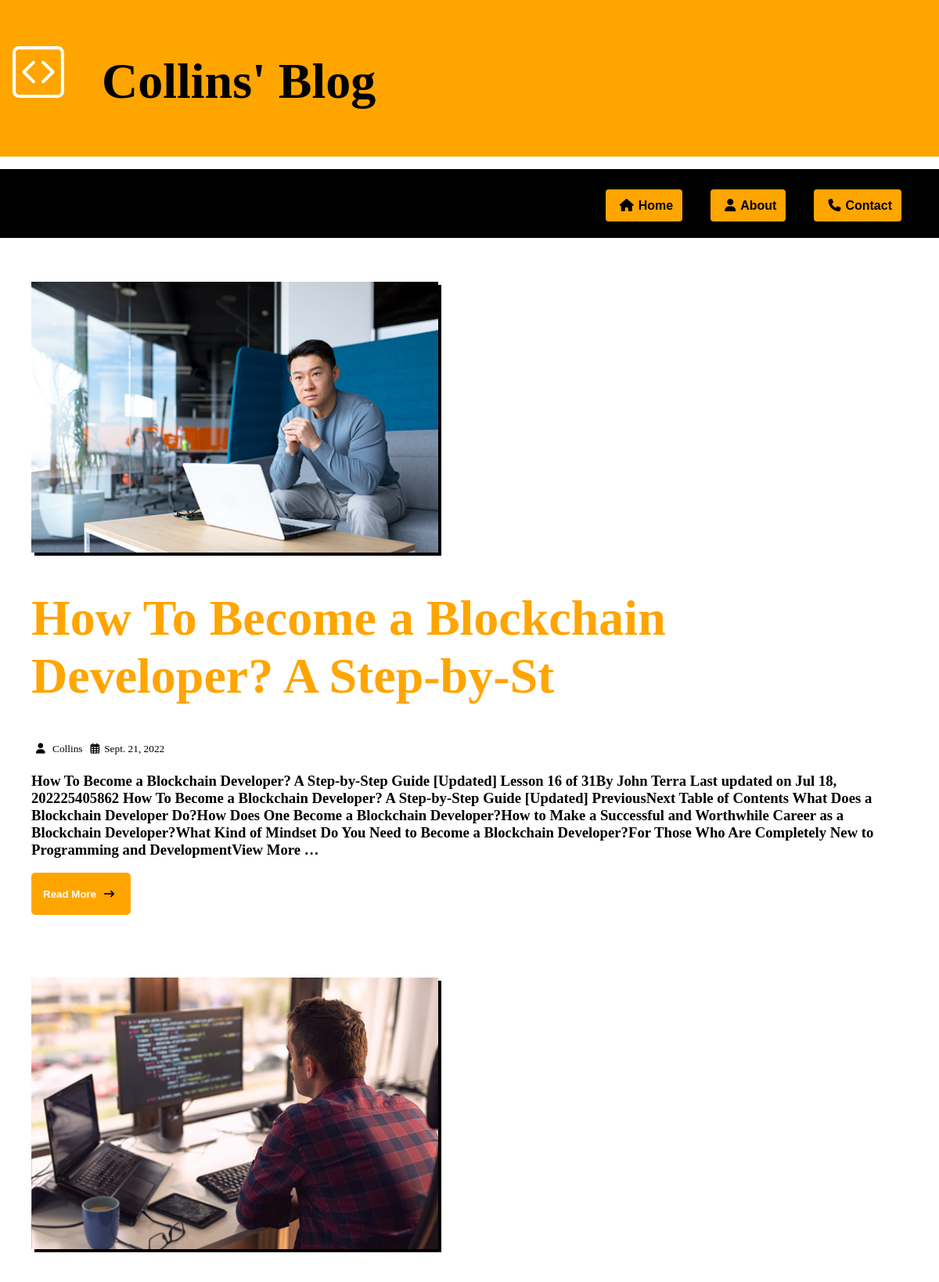
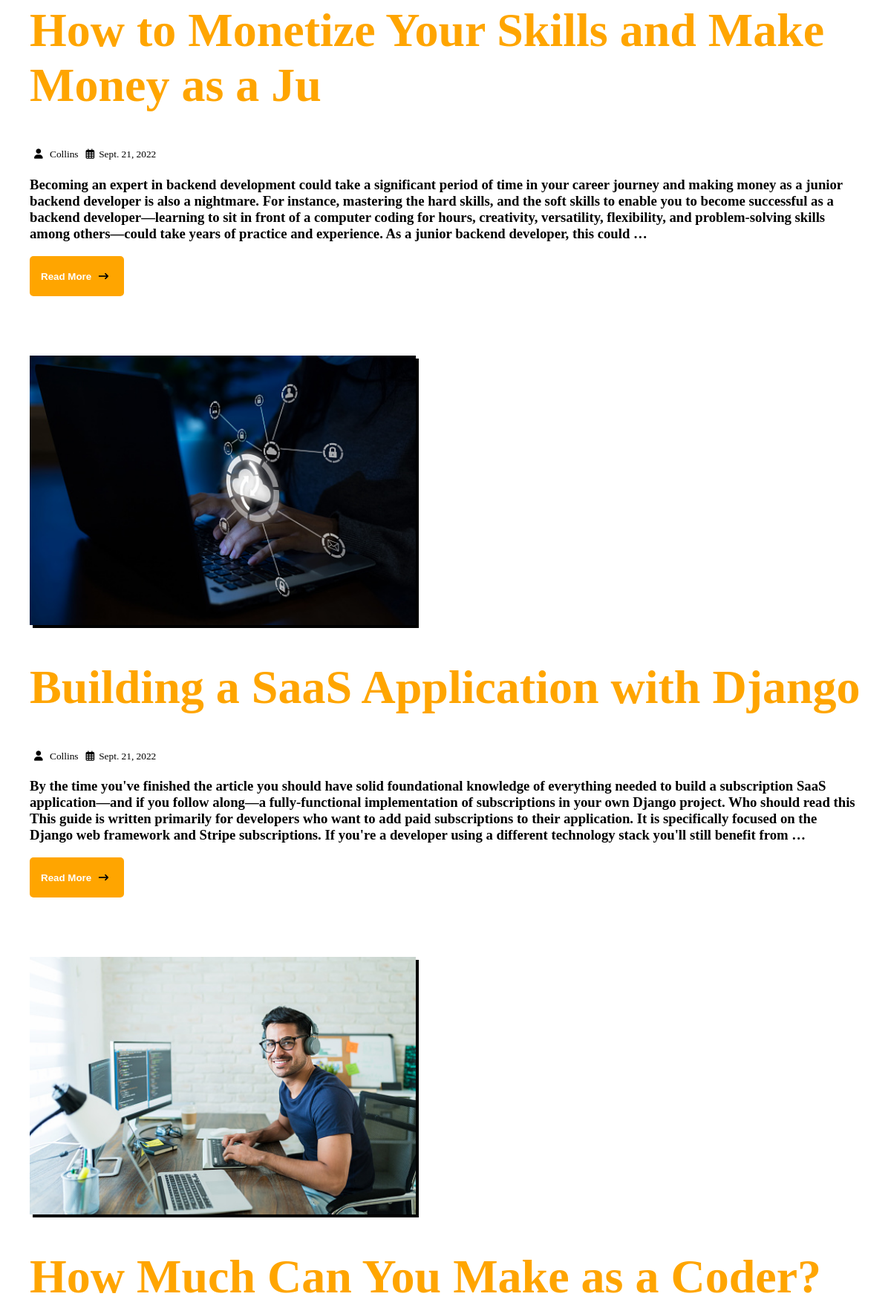
The page / (upper part) on the database its author committed (2 pictures, top to bottom).
### Blog_Post/models.py (models this page shows, shortened)
class Post(models.Model):
    featured_image = models.ImageField(upload_to='Post_Images', blank=True)
    title = models.CharField(max_length=50)
    body = models.TextField()
    slug = models.SlugField()
    date_published = models.DateField(auto_now=True)
    author = models.ForeignKey(User, on_delete=models.CASCADE, related_name='authors')
    post_likes = models.ManyToManyField(User, related_name='post_likes', blank=True)

### Blog_Post/views.py (the view)
# urls.py: path('', views.index, name='index'),
def index(request):
    posts = Post.objects.all()
    return render(request, 'Blog_Post/index.html', {'posts':posts})

### templates/Blog_Post/index.html (shortened to what this page needs)
<!DOCTYPE html>
{% extends 'Blog_Post/base.html'%}
{% block content %}
{% for post in posts reversed %}
<div class="container">
<img src="{{ post.featured_image.url}}">
<br />
<h1><a href="{% url 'post_detail' post.slug %}">{{post.title}}</a></h1>
<small><i class="fa-solid fa-user"></i> {{post.author}}</small> <small><i class="fa-regular fa-calendar-days"></i>{{post.date_published}}</small>
<h3>{{post.body|truncatewords:80}}</h3>
<a href="{% url 'post_detail' post.slug %}"> <button id='readmore'><b>Read More <i class="fa-solid fa-arrow-right-long"></b></i> </button></a>
</div>
{% endfor %}
{% endblock %}

### templates/Blog_Post/base.html (shortened to what this page needs)
<!DOCTYPE html>
{% load static %}
<html lang="en">
<head>
<link rel="stylesheet" href="{% static 'css/base.css' %}">
</head>
<body>
<div id="blog-head">
<h1> &nbsp Collins' Blog</h1>
</div>
<header>
<div id="navbar">
<ul>
    <li><a href="{% url 'index' %}"><i class="fa-solid fa-house"></i>Home</a></li>
    <li><a href="{% url 'about' %}"><i class="fa-solid fa-user"></i>About</a></li>
    <li><a href="{% url 'contact' %}"><i class="fa-solid fa-phone"></i>Contact</a></li>
</ul>
</div>
</header>
{% block content %}{% endblock %}
</body>
</html>

### static/css/base.css (style rules this page uses)
body { margin: 0px; padding: 0%; }
h1 { font-size: 4em; font-family: 'Lucida Sans'; }
#blog-head { background-color: orange; padding: 1em; color: #000; }
#navbar { text-align: right; background-color: #000; border: none; }
#navbar li a { text-decoration: none; font-family: 'Arial', cursive; color:#000; background-color: orange; padding: 12px; border-radius: 4px; }
a:active, a:link { color: orange; text-decoration: none; }
ul:not(#recent-posts) { padding: 2em; }
li:not(#recent-posts-title) { list-style: none; padding: 1em; display: inline; font-weight: bold; }
i { color: #000; padding: 6px; height: 12px; }
img { width: 65vh; box-shadow: 4px 4px; }
#readmore { padding: 15px; background-color: orange; color:#fff; border: none; border-radius: 5px; cursor: pointer; }
.container { padding:40px; }

### rows shown on the page
Post: featured_image (picture), title "How To Become a Blockchain Developer? A Step-by-St", author "Collins", date_published "Sept. 21, 2022", body "How To Become a Blockchain Developer? A Step-by-Step Guide [Updated] Lesson 16 of 31By John Terra Last updated on Jul 18, 202225405862 How To Become a Blockchain Developer? A Step-by-Step Guide [Updated] PreviousNext Table of Contents What Does a Blockchain Developer Do?How Does One Become a Blockchain Developer?How to Make a Successful and Worthwhile Career as a Blockchain Developer?What Kind of Mindset Do You Need to Become a Blockchain Developer?For Those Who Are Completely New to Programming and DevelopmentView More …"
Post: featured_image (picture), title "How to Monetize Your Skills and Make Money as a Ju", author "Collins", date_published "Sept. 21, 2022", body "Becoming an expert in backend development could take a significant period of time in your career journey and making money as a junior backend developer is also a nightmare. For instance, mastering the hard skills, and the soft skills to enable you to become successful as a backend developer—learning to sit in front of a computer coding for hours, creativity, versatility, flexibility, and problem-solving skills among others—could take years of practice and experience. As a junior backend developer, this could …"
Post: featured_image (picture), title "Building a SaaS Application with Django", author "Collins", date_published "Sept. 21, 2022", body "By the time you've finished the article you should have solid foundational knowledge of everything needed to build a subscription SaaS application—and if you follow along—a fully-functional implementation of subscriptions in your own Django project. Who should read this This guide is written primarily for developers who want to add paid subscriptions to their application. It is specifically focused on the Django web framework and Stripe subscriptions. If you're a developer using a different technology stack you'll still benefit from …"
Post: featured_image (picture), title "How Much Can You Make as a Coder?"
